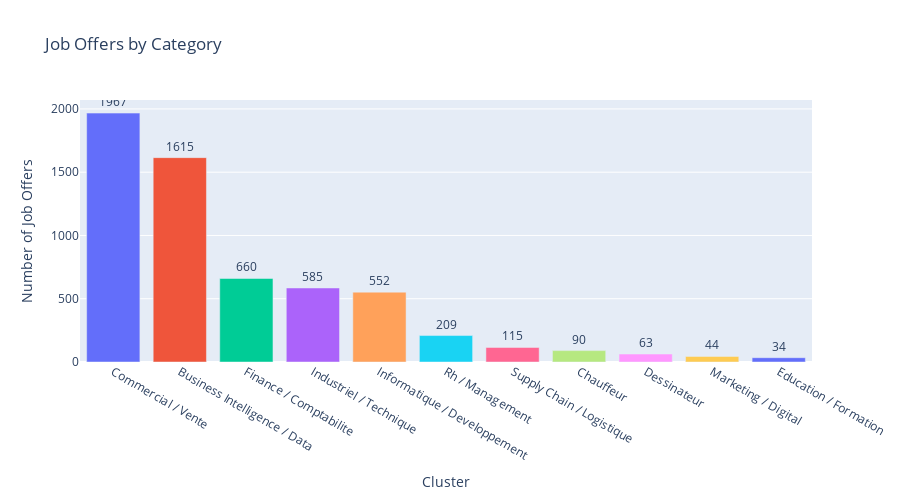

Here is the notebook cell this chart was saved with:
### Code cell
# Visualize labeled clusters distribution
fig = plot_cluster_distribution(df, label_column='famille_poste', 
                                title='Job Offers by Category')
fig.show()

### Figure 1 — Plotly figure (JSON) as saved in the notebook; plotly's stock layout.template omitted (floating-point values rounded to 4 significant figures)
{"data": [{"hovertemplate": "Cluster=%{x}<br>Number of Job Offers=%{text}<extra></extra>", "legendgroup": "Commercial / Vente", "marker": {"color": "#636efa", "pattern": {"shape": ""}}, "name": "Commercial / Vente", "orientation": "v", "showlegend": true, "text": [1967.0], "textposition": "outside", "texttemplate": "%{text}", "type": "bar", "x": ["Commercial / Vente"], "xaxis": "x", "y": [1967], "yaxis": "y"}, {"hovertemplate": "Cluster=%{x}<br>Number of Job Offers=%{text}<extra></extra>", "legendgroup": "Business Intelligence / Data", "marker": {"color": "#EF553B", "pattern": {"shape": ""}}, "name": "Business Intelligence / Data", "orientation": "v", "showlegend": true, "text": [1615.0], "textposition": "outside", "texttemplate": "%{text}", "type": "bar", "x": ["Business Intelligence / Data"], "xaxis": "x", "y": [1615], "yaxis": "y"}, {"hovertemplate": "Cluster=%{x}<br>Number of Job Offers=%{text}<extra></extra>", "legendgroup": "Finance / Comptabilite", "marker": {"color": "#00cc96", "pattern": {"shape": ""}}, "name": "Finance / Comptabilite", "orientation": "v", "showlegend": true, "text": [660.0], "textposition": "outside", "texttemplate": "%{text}", "type": "bar", "x": ["Finance / Comptabilite"], "xaxis": "x", "y": [660], "yaxis": "y"}, {"hovertemplate": "Cluster=%{x}<br>Number of Job Offers=%{text}<extra></extra>", "legendgroup": "Industriel / Technique", "marker": {"color": "#ab63fa", "pattern": {"shape": ""}}, "name": "Industriel / Technique", "orientation": "v", "showlegend": true, "text": [585.0], "textposition": "outside", "texttemplate": "%{text}", "type": "bar", "x": ["Industriel / Technique"], "xaxis": "x", "y": [585], "yaxis": "y"}, {"hovertemplate": "Cluster=%{x}<br>Number of Job Offers=%{text}<extra></extra>", "legendgroup": "Informatique / Developpement", "marker": {"color": "#FFA15A", "pattern": {"shape": ""}}, "name": "Informatique / Developpement", "orientation": "v", "showlegend": true, "text": [552.0], "textposition": "outside", "texttemplate": "%{text}", "type": "bar", "x": ["Informatique / Developpement"], "xaxis": "x", "y": [552], "yaxis": "y"}, {"hovertemplate": "Cluster=%{x}<br>Number of Job Offers=%{text}<extra></extra>", "legendgroup": "Rh / Management", "marker": {"color": "#19d3f3", "pattern": {"shape": ""}}, "name": "Rh / Management", "orientation": "v", "showlegend": true, "text": [209.0], "textposition": "outside", "texttemplate": "%{text}", "type": "bar", "x": ["Rh / Management"], "xaxis": "x", "y": [209], "yaxis": "y"}, {"hovertemplate": "Cluster=%{x}<br>Number of Job Offers=%{text}<extra></extra>", "legendgroup": "Supply Chain / Logistique", "marker": {"color": "#FF6692", "pattern": {"shape": ""}}, "name": "Supply Chain / Logistique", "orientation": "v", "showlegend": true, "text": [115.0], "textposition": "outside", "texttemplate": "%{text}", "type": "bar", "x": ["Supply Chain / Logistique"], "xaxis": "x", "y": [115], "yaxis": "y"}, {"hovertemplate": "Cluster=%{x}<br>Number of Job Offers=%{text}<extra></extra>", "legendgroup": "Chauffeur", "marker": {"color": "#B6E880", "pattern": {"shape": ""}}, "name": "Chauffeur", "orientation": "v", "showlegend": true, "text": [90.0], "textposition": "outside", "texttemplate": "%{text}", "type": "bar", "x": ["Chauffeur"], "xaxis": "x", "y": [90], "yaxis": "y"}, {"hovertemplate": "Cluster=%{x}<br>Number of Job Offers=%{text}<extra></extra>", "legendgroup": "Dessinateur", "marker": {"color": "#FF97FF", "pattern": {"shape": ""}}, "name": "Dessinateur", "orientation": "v", "showlegend": true, "text": [63.0], "textposition": "outside", "texttemplate": "%{text}", "type": "bar", "x": ["Dessinateur"], "xaxis": "x", "y": [63], "yaxis": "y"}, {"hovertemplate": "Cluster=%{x}<br>Number of Job Offers=%{text}<extra></extra>", "legendgroup": "Marketing / Digital", "marker": {"color": "#FECB52", "pattern": {"shape": ""}}, "name": "Marketing / Digital", "orientation": "v", "showlegend": true, "text": [44.0], "textposition": "outside", "texttemplate": "%{text}", "type": "bar", "x": ["Marketing / Digital"], "xaxis": "x", "y": [44], "yaxis": "y"}, {"hovertemplate": "Cluster=%{x}<br>Number of Job Offers=%{text}<extra></extra>", "legendgroup": "Education / Formation", "marker": {"color": "#636efa", "pattern": {"shape": ""}}, "name": "Education / Formation", "orientation": "v", "showlegend": true, "text": [34.0], "textposition": "outside", "texttemplate": "%{text}", "type": "bar", "x": ["Education / Formation"], "xaxis": "x", "y": [34], "yaxis": "y"}], "layout": {"barmode": "relative", "height": 500, "legend": {"title": {"text": "Cluster"}, "tracegroupgap": 0}, "showlegend": false, "title": {"text": "Job Offers by Category"}, "xaxis": {"anchor": "y", "categoryarray": ["Commercial / Vente", "Business Intelligence / Data", "Finance / Comptabilite", "Industriel / Technique", "Informatique / Developpement", "Rh / Management", "Supply Chain / Logistique", "Chauffeur", "Dessinateur", "Marketing / Digital", "Education / Formation"], "categoryorder": "array", "domain": [0, 1], "title": {"text": "Cluster"}}, "yaxis": {"anchor": "x", "domain": [0, 1], "title": {"text": "Number of Job Offers"}}}}
